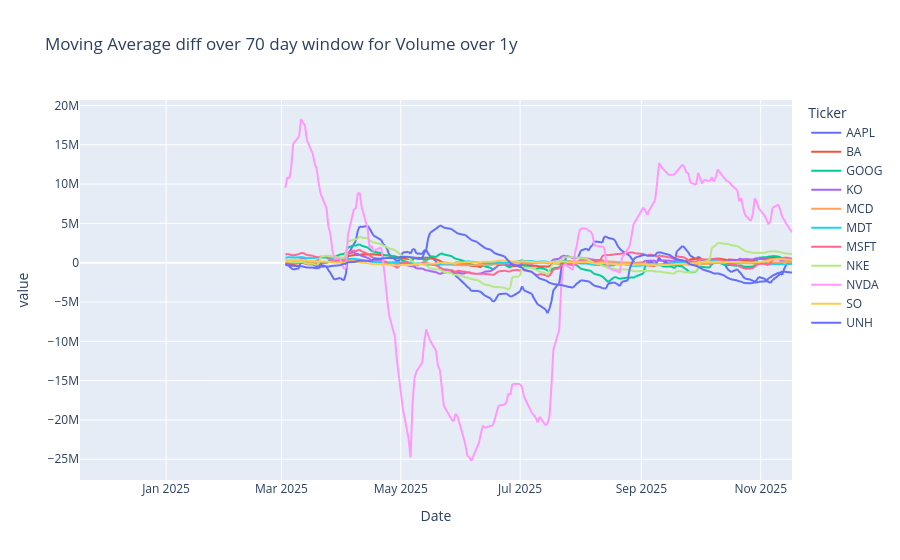

Notebook code for this chart:
### Code cell
df = test.MovingAverages('Volume',70)[('Diff',)]
fig = px.line(df, x = df.index, y = df.columns, title = f'Moving Average diff over 70 day window for Volume over {test.timePeriod}')
fig.show()

### Figure 1 — Plotly figure (JSON) as saved in the notebook; plotly's stock layout.template omitted (floating-point values rounded to 4 significant figures; data arrays with more than 128 entries replaced by an {"elided": "..."} marker saying what was removed)
{"data": [{"hovertemplate": "Ticker=AAPL<br>Date=%{x}<br>value=%{y}<extra></extra>", "legendgroup": "AAPL", "line": {"color": "#636efa", "dash": "solid"}, "marker": {"symbol": "circle"}, "mode": "lines", "name": "AAPL", "showlegend": true, "type": "scattergl", "x": {"elided": "250 str values"}, "xaxis": "x", "y": {"elided": "250 float values"}, "yaxis": "y"}, {"hovertemplate": "Ticker=BA<br>Date=%{x}<br>value=%{y}<extra></extra>", "legendgroup": "BA", "line": {"color": "#EF553B", "dash": "solid"}, "marker": {"symbol": "circle"}, "mode": "lines", "name": "BA", "showlegend": true, "type": "scattergl", "x": {"elided": "250 str values"}, "xaxis": "x", "y": {"elided": "250 float values"}, "yaxis": "y"}, {"hovertemplate": "Ticker=GOOG<br>Date=%{x}<br>value=%{y}<extra></extra>", "legendgroup": "GOOG", "line": {"color": "#00cc96", "dash": "solid"}, "marker": {"symbol": "circle"}, "mode": "lines", "name": "GOOG", "showlegend": true, "type": "scattergl", "x": {"elided": "250 str values"}, "xaxis": "x", "y": {"elided": "250 float values"}, "yaxis": "y"}, {"hovertemplate": "Ticker=KO<br>Date=%{x}<br>value=%{y}<extra></extra>", "legendgroup": "KO", "line": {"color": "#ab63fa", "dash": "solid"}, "marker": {"symbol": "circle"}, "mode": "lines", "name": "KO", "showlegend": true, "type": "scattergl", "x": {"elided": "250 str values"}, "xaxis": "x", "y": {"elided": "250 float values"}, "yaxis": "y"}, {"hovertemplate": "Ticker=MCD<br>Date=%{x}<br>value=%{y}<extra></extra>", "legendgroup": "MCD", "line": {"color": "#FFA15A", "dash": "solid"}, "marker": {"symbol": "circle"}, "mode": "lines", "name": "MCD", "showlegend": true, "type": "scattergl", "x": {"elided": "250 str values"}, "xaxis": "x", "y": {"elided": "250 float values"}, "yaxis": "y"}, {"hovertemplate": "Ticker=MDT<br>Date=%{x}<br>value=%{y}<extra></extra>", "legendgroup": "MDT", "line": {"color": "#19d3f3", "dash": "solid"}, "marker": {"symbol": "circle"}, "mode": "lines", "name": "MDT", "showlegend": true, "type": "scattergl", "x": {"elided": "250 str values"}, "xaxis": "x", "y": {"elided": "250 float values"}, "yaxis": "y"}, {"hovertemplate": "Ticker=MSFT<br>Date=%{x}<br>value=%{y}<extra></extra>", "legendgroup": "MSFT", "line": {"color": "#FF6692", "dash": "solid"}, "marker": {"symbol": "circle"}, "mode": "lines", "name": "MSFT", "showlegend": true, "type": "scattergl", "x": {"elided": "250 str values"}, "xaxis": "x", "y": {"elided": "250 float values"}, "yaxis": "y"}, {"hovertemplate": "Ticker=NKE<br>Date=%{x}<br>value=%{y}<extra></extra>", "legendgroup": "NKE", "line": {"color": "#B6E880", "dash": "solid"}, "marker": {"symbol": "circle"}, "mode": "lines", "name": "NKE", "showlegend": true, "type": "scattergl", "x": {"elided": "250 str values"}, "xaxis": "x", "y": {"elided": "250 float values"}, "yaxis": "y"}, {"hovertemplate": "Ticker=NVDA<br>Date=%{x}<br>value=%{y}<extra></extra>", "legendgroup": "NVDA", "line": {"color": "#FF97FF", "dash": "solid"}, "marker": {"symbol": "circle"}, "mode": "lines", "name": "NVDA", "showlegend": true, "type": "scattergl", "x": {"elided": "250 str values"}, "xaxis": "x", "y": {"elided": "250 float values"}, "yaxis": "y"}, {"hovertemplate": "Ticker=SO<br>Date=%{x}<br>value=%{y}<extra></extra>", "legendgroup": "SO", "line": {"color": "#FECB52", "dash": "solid"}, "marker": {"symbol": "circle"}, "mode": "lines", "name": "SO", "showlegend": true, "type": "scattergl", "x": {"elided": "250 str values"}, "xaxis": "x", "y": {"elided": "250 float values"}, "yaxis": "y"}, {"hovertemplate": "Ticker=UNH<br>Date=%{x}<br>value=%{y}<extra></extra>", "legendgroup": "UNH", "line": {"color": "#636efa", "dash": "solid"}, "marker": {"symbol": "circle"}, "mode": "lines", "name": "UNH", "showlegend": true, "type": "scattergl", "x": {"elided": "250 str values"}, "xaxis": "x", "y": {"elided": "250 float values"}, "yaxis": "y"}], "layout": {"legend": {"title": {"text": "Ticker"}, "tracegroupgap": 0}, "title": {"text": "Moving Average diff over 70 day window for Volume over 1y"}, "xaxis": {"anchor": "y", "domain": [0, 1], "title": {"text": "Date"}}, "yaxis": {"anchor": "x", "domain": [0, 1], "title": {"text": "value"}}}}
